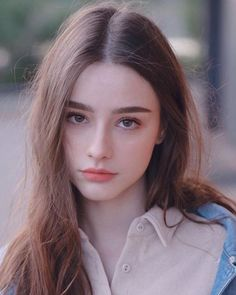
#> input picture openCV/tutorial/girl.jpg, 236 x 295 px, found by its file name
$ python face_detection.py
#> lines starting #> are read from the running program, lines starting #| are printed output that depends on the picture; after the words box and inside, x2 and y2 are one past the last pixel; in counts of white or black regions, pixels touching at a corner belong together
import cv2

#For face detection there is some raw methonds to detect the faces by training the meching and creating a cascade file (.xml file)
#here open cv has already has some default cascades to detect numberplates faces objects etc
#we are using he open cv provided cascade file to detect the face in th image
faceCascade = cv2.CascadeClassifier("Resources/haarcascade_frontalface_default.xml")
img = cv2.imread("E:\\Coding\\Python\\openCV\\tutorial\\girl.jpg")
#> img is the input picture: shape (295, 236, 3); mean B, G, R 119.9, 111.5, 128.7

grey_image = cv2.cvtColor(img,cv2.COLOR_BGR2GRAY)
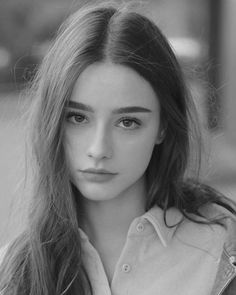
#> grey_image: shape (295, 236); min 7, max 218, mean 117.6

faces = faceCascade.detectMultiScale(grey_image,1.1,4)
#> faces = [[44, 75, 126, 126]]

#creating a boundry box to draw the rectangle on face
for (x,y,w,h) in faces:
    cv2.rectangle(img,(x,y),(x+w,y+h),(0,255,255),2)
#> this loop made 1 pass
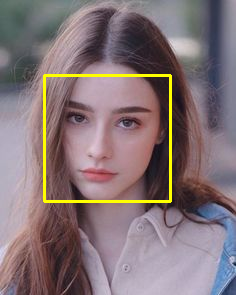
#> img: shape (295, 236, 3); 2.17% of pixels changed, all inside (x1, y1, x2, y2) = (43, 74, 172, 203)


#therer are more cascades available in online or you can create your own

#bokka avvatlaaaaaaaaaaaaaa

cv2.imshow("Result", img)
cv2.waitKey(0)
